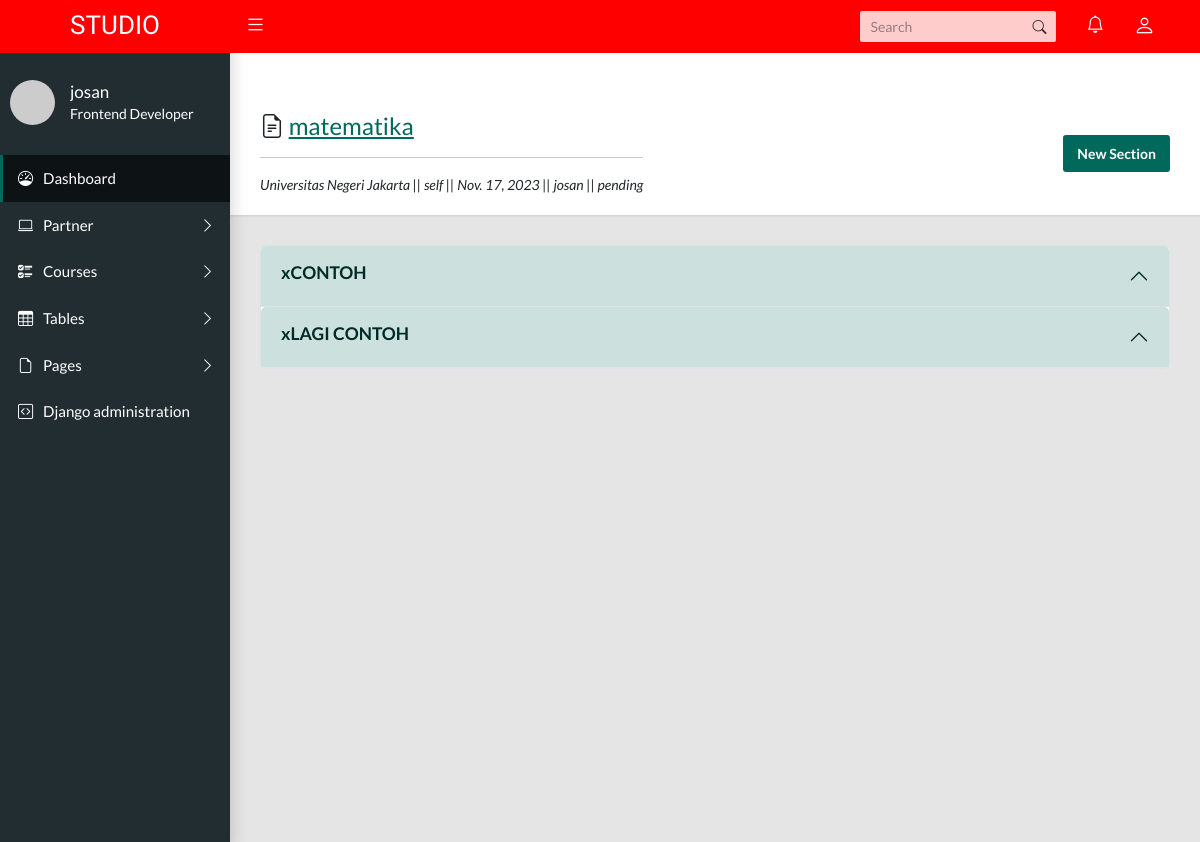
Page /course/course-detail/1 (signed in) on the earlier database version.
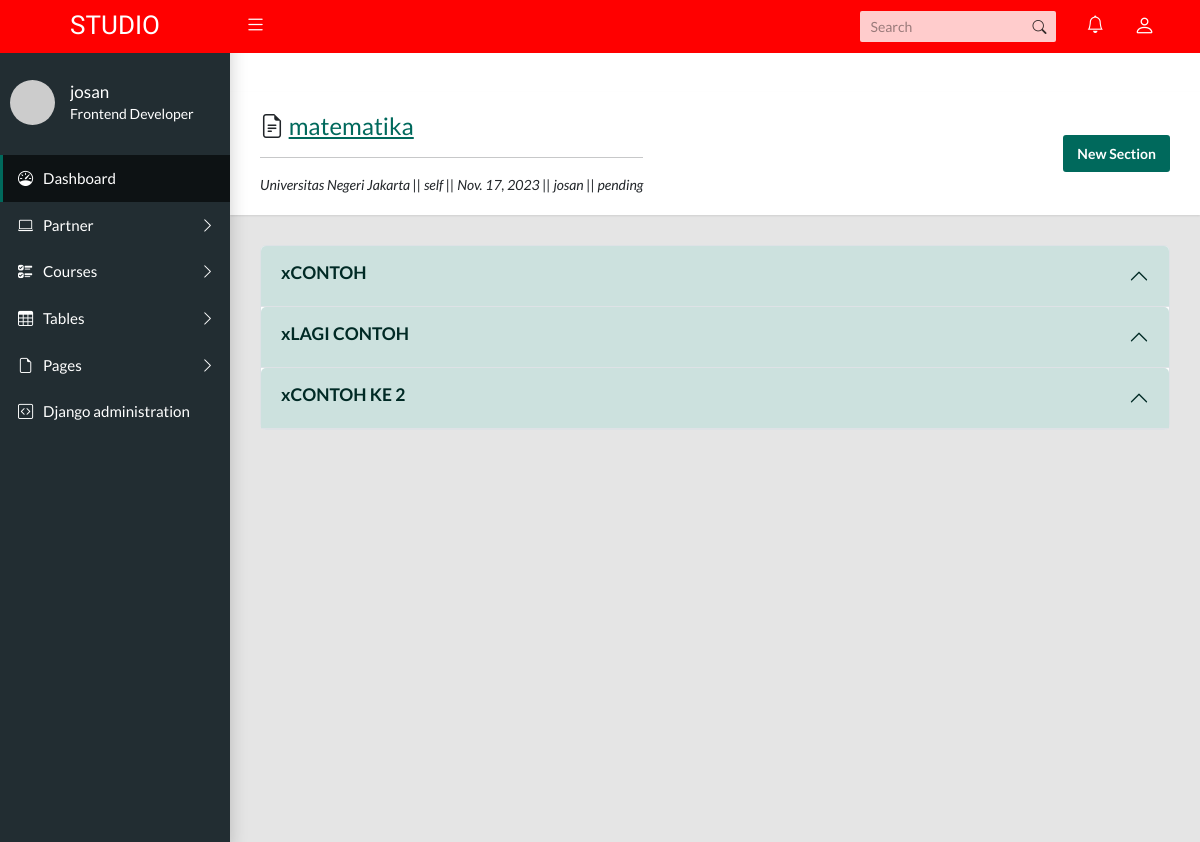
Same page on the later database version.
### course/models.py (models this page shows)
class Category(models.Model):
    parent = models.ForeignKey('self', related_name='children', on_delete=models.CASCADE, blank = True, null=True)
    title = models.CharField(max_length=100)
    slug = AutoSlugField(populate_from='title', unique=True, null=False, editable=False)
    created_at = models.DateTimeField(auto_now_add=True)
    mk=models.ForeignKey(Course,on_delete=models.CASCADE,related_name='course_id')
    def __str__(self):
        return self.title
    class Meta:
        unique_together = ('slug', 'parent',)
        verbose_name_plural = "categories"
    def __str__(self):
        full_path = [self.title]
        k = self.parent
        while k is not None:
            full_path.append(k.title)
            k = k.parent
        return ' -> '.join(full_path[::-1])

### course/views.py (the view)
# urls.py: path("course-detail/<str:pk>", views.courseDetail, name= "course_detail"),
def courseDetail(request, pk):
    if request.user.is_staff == True:
            mk = Course.objects.get(id=pk)
            catg = Category.objects.filter(parent=None, mk_id=mk)
            context = {'course':mk,'catg':catg}
            return render(request, 'course_detail.html', context)
    else:
        return redirect ('/')

### partner/models.py (called while the page is built)
    def __str__(self):
        return f"{self.partner_name}"

### course/templates/course_detail.html (shortened to what the changed rows need)
{% extends 'layouts/default/page.html' %}
{% load i18n %}
{% block content %}
  <div class="app-title">
    <div>
      <h1> <i class="bi bi-file-earmark-text"></i>
        <a href="{% url 'course:course_view'%}">{{course.course_name}}</a></h1>
    </div>
  </div>
  <div class="accordion" id="accordionExample">
    <div class="accordion-item">
      {% for i in catg %}
      {% if not i.children.all %}
        <h2 class="accordion-header" id="headingOne">
          <button class="accordion-button" type="button" data-bs-toggle="collapse" data-bs-target="#{{i.slug}}" aria-expanded="true" aria-controls="collapseOne">
               <h5 id="coba-{{i.id}}"  ondblclick="mySection(this.id)" data-bs-toggle="modal" data-bs-target="#exampleModal{{i.id}}" >y{{i.title}}  </h5>
            </button>
                <div class="modal fade" id="exampleModal{{i.id}}" tabindex="-1" aria-labelledby="exampleModalLabel" aria-hidden="true">
                <div class="modal-dialog">
                <div class="modal-content">
                  <div class="modal-header">
                    <h5 class="modal-title" id="exampleModalLabel">update section</h5>
                    <button type="button" class="btn-close" data-bs-dismiss="modal" aria-label="Close"></button>
                  </div>
                  <div class="modal-body">
                    <form  method="POST" action="" >
                      {% csrf_token %}
                      <div class="row">
                          <div class="col-md-12">
                              <div class="mb-3" >
                               <p id="hasil" ></p>
                                  <input class="form-control" type="text" name="titlex-{{i.id}}" id="titlex-{{i.id}}" maxlength="250" value="{{i.title}}"  required placeholder="Section">
                                  <input class="form-control" type="text" name="{{course.org_partner.id}}" id="mk_id" value="{{course.org_partner.id}}" hidden>
                                </div>
                          </div>
                     </div>
                    </form>
                  </div>
                  <div class="modal-footer">
                    <button type="button" class="btn btn-secondary" data-bs-dismiss="modal">Close</button>
                    <button type="button" class="btn btn-primary">Save changes</button>
                  </div>
                </div>
                </div>
                </div>
        </h2>
        <div id="{{i.slug}}" class="accordion-collapse collapse " aria-labelledby="headingOne" data-bs-parent="#accordionExample">
          <div class="accordion-body">
              <div class="accordion" id="sub-accordionExample">
        <form class="row">
          <div class="mb-3 col-md-10">
           <label></label>
            <input class="form-control" type="text" id="titlex-{{i.id}}" required placeholder="Enter new sub section">
            <input class="form-control" type="text" name="{{course.org_partner.id}}" id="section_id_coursesx-{{i.id}}" value="{{i.mk_id}}" hidden disabled>
            <input class="form-control" type="text" name="parent_idx" id="parent_idx-{{i.id}}" value="{{i.id}}" hidden disabled>
          </div>
          <div class="mb-3 col-md-2 align-self-end">
            <button class="btn btn-primary" type="button" id="{{i.id}}" onClick="reply_click(this.id)"><i class="bi bi-check-circle-fill me-2"></i>add</button>
          </div>
        </form>
              </div>
          </div>
      </div>
        {% else %}
        <h2 class="accordion-header" id="headingOne">
          <button class="accordion-button" type="button" data-bs-toggle="collapse" data-bs-target="#{{i.slug}}" aria-expanded="true" aria-controls="collapseOne">
            <h5 id="coba-{{i.id}}"  ondblclick="mySection(this.id)" data-bs-toggle="modal" data-bs-target="#exampleModal{{i.id}}" >x{{i.title}}  </h5>
          </button>
      </h2>
        {% endif %}
        {% endfor %}
    </div>
</div>
{% endblock %}

Differences in the rows shown:
added Category: title "CONTOH KE 2"
